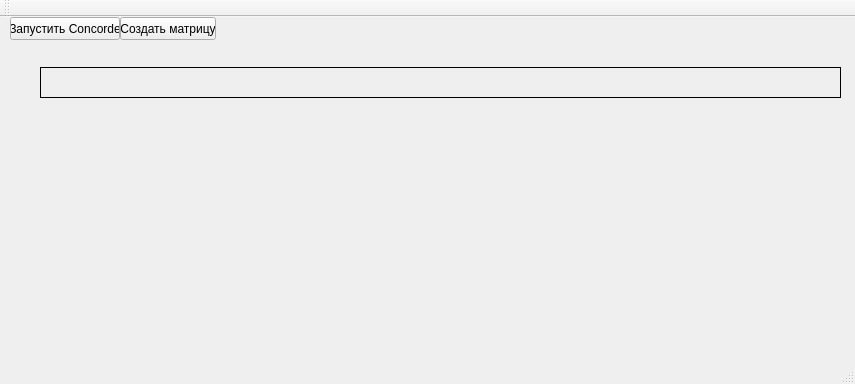
<?xml version="1.0" encoding="UTF-8"?>
<ui version="4.0">
 <class>MainWindow</class>
 <widget class="QMainWindow" name="MainWindow">
  <property name="geometry">
   <rect>
    <x>0</x>
    <y>0</y>
    <width>855</width>
    <height>384</height>
   </rect>
  </property>
  <property name="windowTitle">
   <string>MainWindow</string>
  </property>
  <widget class="QWidget" name="centralWidget">
   <widget class="QPushButton" name="pushButton">
    <property name="geometry">
     <rect>
      <x>10</x>
      <y>0</y>
      <width>110</width>
      <height>23</height>
     </rect>
    </property>
    <property name="text">
     <string>Запустить Concorde</string>
    </property>
   </widget>
   <widget class="QLabel" name="label">
    <property name="geometry">
     <rect>
      <x>40</x>
      <y>50</y>
      <width>801</width>
      <height>31</height>
     </rect>
    </property>
    <property name="frameShape">
     <enum>QFrame::Box</enum>
    </property>
    <property name="text">
     <string/>
    </property>
    <property name="textFormat">
     <enum>Qt::PlainText</enum>
    </property>
    <property name="wordWrap">
     <bool>true</bool>
    </property>
   </widget>
   <widget class="QPushButton" name="pushButton_2">
    <property name="geometry">
     <rect>
      <x>120</x>
      <y>0</y>
      <width>96</width>
      <height>23</height>
     </rect>
    </property>
    <property name="text">
     <string>Создать матрицу</string>
    </property>
   </widget>
  </widget>
  <widget class="QMenuBar" name="menuBar">
   <property name="geometry">
    <rect>
     <x>0</x>
     <y>0</y>
     <width>855</width>
     <height>21</height>
    </rect>
   </property>
  </widget>
  <widget class="QToolBar" name="mainToolBar">
   <attribute name="toolBarArea">
    <enum>TopToolBarArea</enum>
   </attribute>
   <attribute name="toolBarBreak">
    <bool>false</bool>
   </attribute>
  </widget>
  <widget class="QStatusBar" name="statusBar"/>
 </widget>
 <layoutdefault spacing="6" margin="11"/>
 <resources/>
 <connections/>
</ui>
